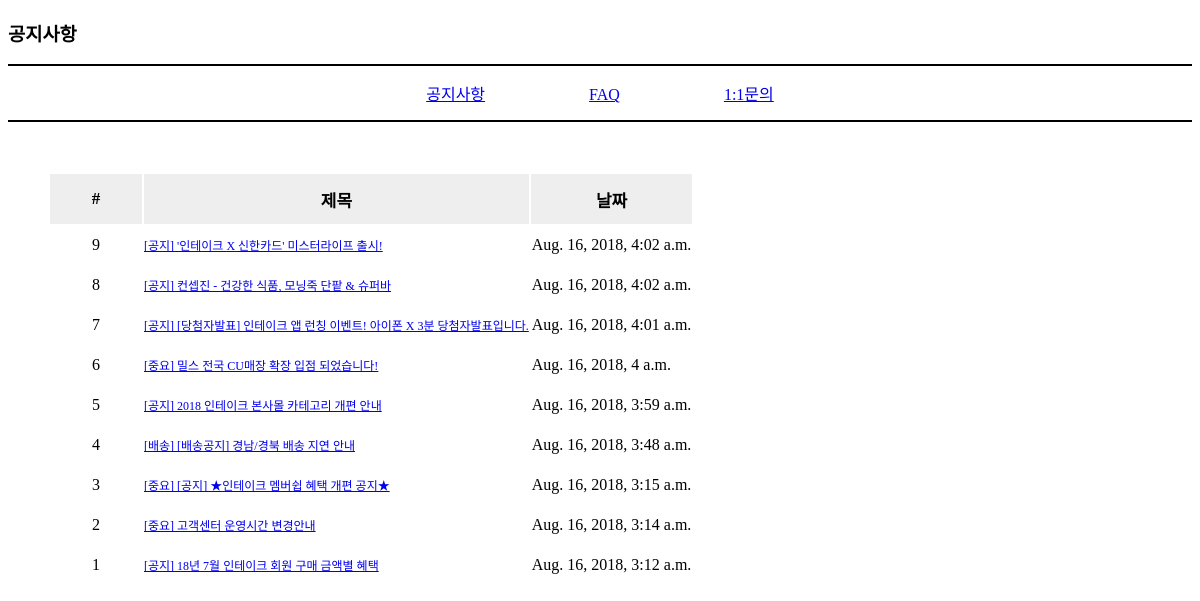
The page /notice/ on the database its author committed.
### notice/models.py (models this page shows, shortened)
class Post(models.Model):
    title = models.CharField(max_length=100, verbose_name='제목')
    content= models.TextField()
    updated_at=models.DateTimeField(auto_now=True, verbose_name='날짜')
    class Meta:
        ordering=['-id']

### notice/views.py (the view)
# urls.py: path('', views.post_list, name='post_list'),
def post_list(request):
    qs = Post.objects.all()
    return render(request, 'notice/post_list.html', {
        'post_list': qs,
    })

### notice/templates/notice/post_list.html (shortened to what this page needs)
<!DOCTYPE html>
<html lang="en">
<head>
  {% load static %}
  <link rel="stylesheet" href="{% static "notice/post_list.css" %}" />
</head>
<body>
<h3>공지사항</h3>
<div class="notice_tab">
  <ul>
    <li class="on">
      <a href="#">공지사항</a>
    </li>
    <li class="on">
      <a href="#">FAQ</a>
    </li>
    <li class="on">
      <a href="#">1:1문의</a>
    </li>
  </ul>
</div>
<ul>
<table class="table table-hover table-bordered">
  <thead>
    <div class="divhead">
      <tr class="notice_head">
        <th class="num">#</th>
        <th class="title">제목</th>
        <th class="date">날짜</th>
      </tr>
    </div>
  </thead>
    <tbody>
      {% for post in post_list %}
      <tr>
        <td class="textid">{{post.id}}</td>
        <div class="we">
          <td class="texttitle"><a href="{% url "notice:post_detail" pk=post.pk %}">
          {{post.title}}
          </a></td>
        </div>
        <td>{{post.updated_at}}</td>
      </tr>
      {% endfor %}
    </tbody>
  </table>
</ul>
</body>
</html>

### notice/static/notice/post_list.css (style rules this page uses)
div.notice_tab ul li { display: inline-block; margin: 0 30px; }
div.notice_tab ul { margin-bottom: 50px; overflow: hidden; border-top: 2px solid #000000; border-bottom: 2px solid #000000; padding: 15px 0; text-align: Center; }
.notice_head { color: #000000; font-size: 17px; height: 50px; padding: 22px 22px; background: #eeeeee; text-align: Center; width: 935px; }
.texttitle { text-decoration: none; font-family: 'Spoqa Han Sans', 'SansSerif'; padding:10px 0; font-size:12px; color:#6555; font-weight: 400; }
.textid { text-align: center; }
.on { color:black; display: inline; padding: 0 20px; }
.num { width:90px; }

### rows shown on the page
Post: id "9", title "[공지] '인테이크 X 신한카드' 미스터라이프 출시!", updated_at "Aug. 16, 2018, 4:02 a.m."
Post: id "8", title "[공지] 컨셉진 - 건강한 식품, 모닝죽 단팥 & 슈퍼바", updated_at "Aug. 16, 2018, 4:02 a.m."
Post: id "7", title "[공지] [당첨자발표] 인테이크 앱 런칭 이벤트! 아이폰 X 3분 당첨자발표입니다.", updated_at "Aug. 16, 2018, 4:01 a.m."
Post: id "6", title "[중요] 밀스 전국 CU매장 확장 입점 되었습니다!", updated_at "Aug. 16, 2018, 4 a.m."
Post: id "5", title "[공지] 2018 인테이크 본사몰 카테고리 개편 안내", updated_at "Aug. 16, 2018, 3:59 a.m."
Post: id "4", title "[배송] [배송공지] 경남/경북 배송 지연 안내", updated_at "Aug. 16, 2018, 3:48 a.m."
Post: id "3", title "[중요] [공지] ★인테이크 멤버쉽 혜택 개편 공지★", updated_at "Aug. 16, 2018, 3:15 a.m."
Post: id "2", title "[중요] 고객센터 운영시간 변경안내", updated_at "Aug. 16, 2018, 3:14 a.m."
Post: id "1", title "[공지] 18년 7월 인테이크 회원 구매 금액별 혜택", updated_at "Aug. 16, 2018, 3:12 a.m."
